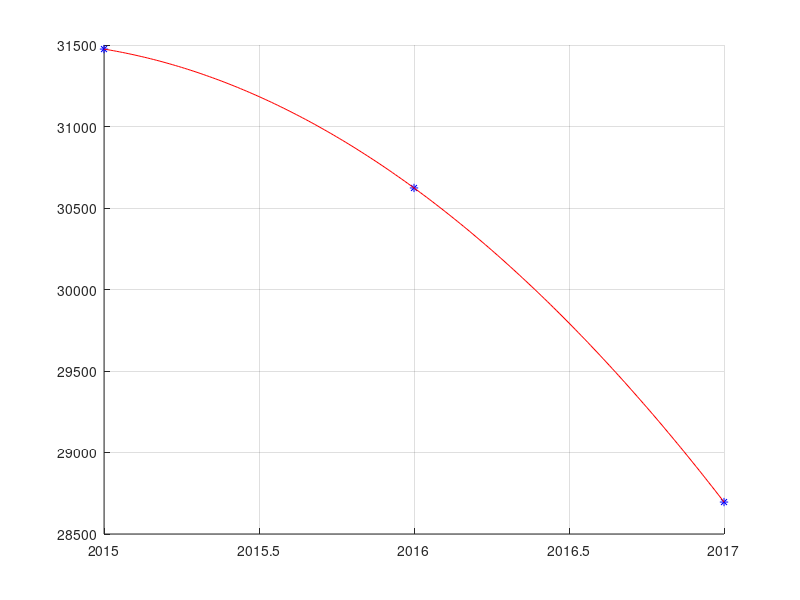

Write MATLAB code to recreate this figure.
close all; clear all; clc;

% initial data
X = [2015; 2016; 2017];
Y = [31475; 30623; 28696];

% obtaining matrix A
A = [X(1)^0,X(1)^1,X(1)^2;
     X(2)^0,X(2)^1,X(2)^2;
     X(3)^0,X(3)^1,X(3)^2;]

% finding coeficients
c = A\Y;

% obtaining points 
XX = 2015:0.01:2017; %dense mesh for plot curve
YY = c(1)*XX.^0 + c(2)*XX.^1 + c(3)*XX.^2;

% ploting results;
figure(1); grid on; hold on;
plot(X, Y, '*b'); % ploting initial points
plot(XX, YY, '-r'); % ploting interpolating curve
 
 